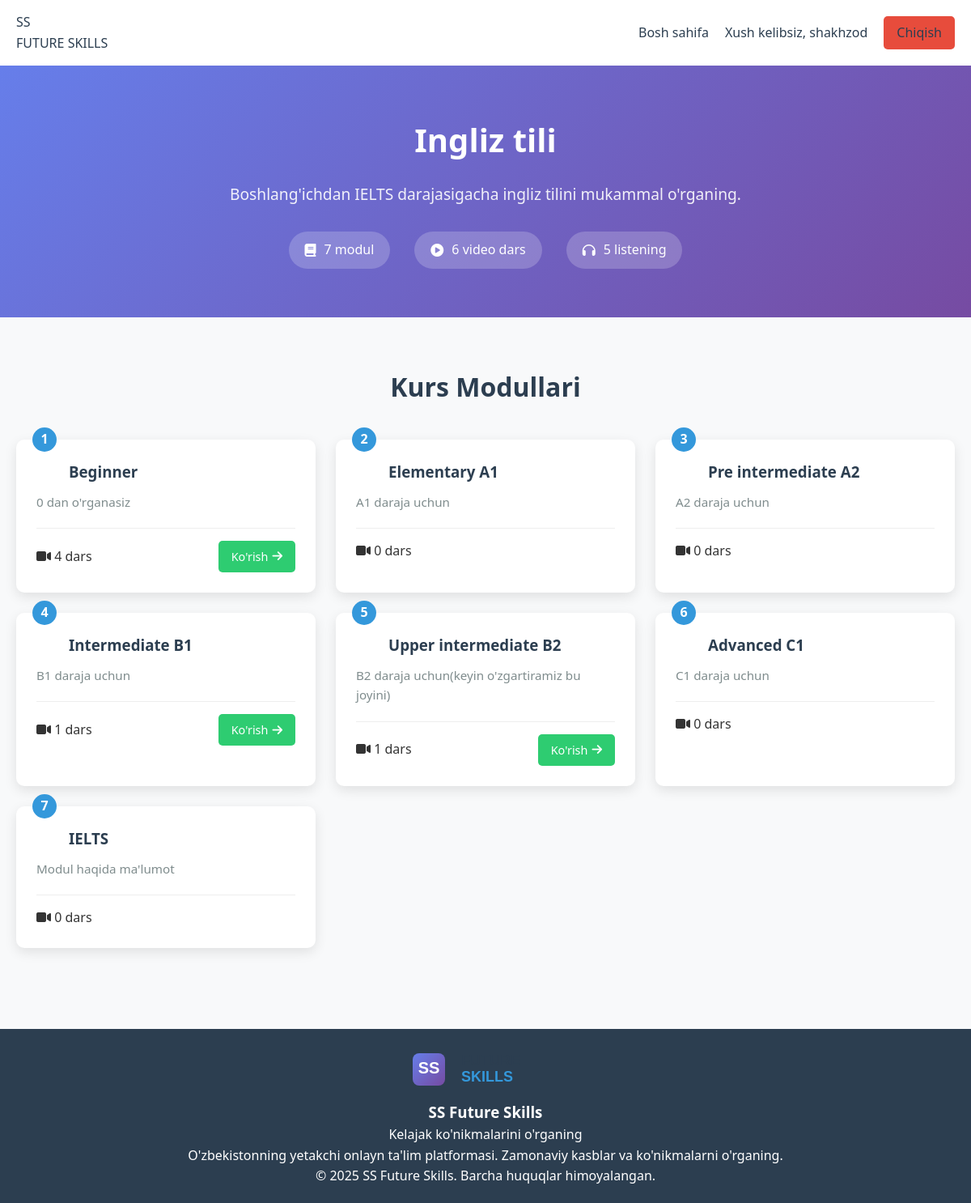
The page /course/1/ (signed in) on the database its author committed.
### courses/models.py (models this page shows, shortened)
class Course(models.Model):
    COURSE_TYPES = [
        ('english', 'Ingliz tili'),
        ('data_science', 'Data Science va Sun\'iy Intellekt'),
        ('pedagogy', 'Pedagogika'),
    ]
    name = models.CharField(max_length=200)
    description = models.TextField()
    course_type = models.CharField(max_length=50, choices=COURSE_TYPES)
    created_at = models.DateTimeField(auto_now_add=True)
    updated_at = models.DateTimeField(auto_now=True)
    is_active = models.BooleanField(default=True)

class Module(models.Model):
    course = models.ForeignKey(Course, on_delete=models.CASCADE, related_name='modules')
    title = models.CharField(max_length=200)
    description = models.TextField(blank=True)
    order = models.IntegerField(default=0)
    created_at = models.DateTimeField(auto_now_add=True)
    class Meta:
        ordering = ['order']

### courses/views.py (the view)
# urls.py: path('course/<int:course_id>/', views.course_detail, name='course_detail'),
@login_required
def course_detail(request, course_id):
    course = get_object_or_404(Course, id=course_id, is_active=True)
    modules = course.modules.all().order_by('order')
    total_video_lessons = 0
    total_listening_lessons = 0
    for module in modules:
        total_video_lessons += module.lessons.count()
        total_listening_lessons += module.listening_lessons.count()
    return render(request, 'course_detail.html', {
        'course': course,
        'modules': modules,
        'total_video_lessons': total_video_lessons,
        'total_listening_lessons': total_listening_lessons
    })

### templates/course_detail.html (shortened to what this page needs)
{% extends 'base.html' %}
{% block content %}
<div class="course-header">
    <div class="container">
        <h1>{{ course.name }}</h1>
        <p>{{ course.description }}</p>
        <div class="course-stats">
        <span><i class="fas fa-book"></i> {{ modules.count }} modul</span>
        <span><i class="fas fa-play-circle"></i> {{ total_video_lessons }} video dars</span>
        <span><i class="fas fa-headphones"></i> {{ total_listening_lessons }} listening</span>
    </div>
    </div>
</div>
<div class="modules-container">
    <div class="container">
        <h2 class="section-title">Kurs Modullari</h2>
        {% if modules %}
            <div class="modules-grid">
                {% for module in modules %}
                <div class="module-card">
                    <div class="module-number">{{ module.order }}</div>
                    <h3>{{ module.title }}</h3>
                    <p>{{ module.description|default:"Modul haqida ma'lumot" }}</p>
                    <div class="module-stats">
                        <span><i class="fas fa-video"></i> {{ module.lessons.count }} dars</span>
                        {% if module.lessons.count > 0 %}
                            <a href="{% url 'module_detail' module.id %}" class="btn-module">
                                Ko'rish <i class="fas fa-arrow-right"></i>
                            </a>
                        {% endif %}
                    </div>
                </div>
                {% endfor %}
            </div>
        {% else %}
            <div class="empty-modules">
                <i class="fas fa-book-open"></i>
                <h3>Bu kursda hali modullar mavjud emas</h3>
                <p>Tez orada modullar qo'shiladi</p>
            </div>
        {% endif %}
    </div>
</div>
{% endblock %}

### templates/base.html (shortened to what this page needs)
<!DOCTYPE html>
<html lang="uz">
<head>
    <link rel="stylesheet" href="/static/css/style.css">
    <link rel="stylesheet" href="https://cdnjs.cloudflare.com/ajax/libs/font-awesome/6.4.0/css/all.min.css">
</head>
<body>
    <header>
        <nav class="navbar">
            <div class="container">
                <a href="{% url 'home' %}" class="logo">
                    <div class="logo-minimal">
                        <span class="logo-symbol">SS</span>
                        <div class="logo-name">
                            <span class="logo-future">FUTURE</span>
                            <span class="logo-skills">SKILLS</span>
                        </div>
                    </div>
                </a>
                <div class="nav-links">
                    <a href="{% url 'home' %}">Bosh sahifa</a>
                    {% if user.is_authenticated %}
                        <span class="user-name">Xush kelibsiz, {{ user.username }}</span>
                        <a href="{% url 'logout' %}" class="btn-logout">Chiqish</a>
                    {% else %}
                        <a href="{% url 'login' %}" class="btn-login">Kirish</a>
                        <a href="{% url 'register' %}" class="btn-primary">Ro'yxatdan o'tish</a>
                    {% endif %}
                </div>
            </div>
        </nav>
    </header>
    <main>
        {% block content %}{% endblock %}
    </main>
<footer>
    <div class="container">
        <div class="footer-content">
            <div class="footer-logo">
                <div class="footer-logo-container">
                    <div class="footer-logo-icon">
                        <img src="/static/images/logo.svg" alt="SS Future Skills">
                    </div>
                    <div class="footer-logo-text">
                        <h3>SS Future Skills</h3>
                        <p>Kelajak ko'nikmalarini o'rganing</p>
                    </div>
                </div>
                <p class="footer-description">
                    O'zbekistonning yetakchi onlayn ta'lim platformasi.
                    Zamonaviy kasblar va ko'nikmalarni o'rganing.
                </p>
            </div>
        </div>
        <div class="footer-bottom">
            <p>&copy; 2025 SS Future Skills. Barcha huquqlar himoyalangan.</p>
        </div>
    </div>
</footer>
</body>
</html>

### static/css/style.css (style rules this page uses)
* { margin: 0; padding: 0; box-sizing: border-box; }
body { font-family: 'Segoe UI', Tahoma, Geneva, Verdana, sans-serif; line-height: 1.6; color: #333; background-color: #f8f9fa; }
.container { width: 100%; max-width: 1200px; margin: 0 auto; padding: 0 20px; }
.navbar { background-color: white; box-shadow: 0 2px 10px rgba(0,0,0,0.1); padding: 15px 0; }
.navbar .container { display: flex; justify-content: space-between; align-items: center; }
.logo { text-decoration: none; color: #2c3e50; }
.nav-links { display: flex; align-items: center; gap: 20px; }
.nav-links a { text-decoration: none; color: #2c3e50; font-weight: 500; }
.btn-logout { background-color: #e74c3c; color: white; padding: 8px 16px; border-radius: 5px; text-decoration: none; }
.user-name { font-weight: 500; color: #2c3e50; }
.section-title { text-align: center; font-size: 2rem; margin-bottom: 40px; color: #2c3e50; }
footer { background-color: #2c3e50; color: white; text-align: center; padding: 20px 0; margin-top: 40px; }
.course-header { background: linear-gradient(135deg, #667eea 0%, #764ba2 100%); color: white; padding: 60px 0; text-align: center; }
.course-header h1 { font-size: 2.5rem; margin-bottom: 20px; }
.course-header p { font-size: 1.2rem; max-width: 800px; margin: 0 auto 30px; opacity: 0.9; }
.course-stats { display: flex; justify-content: center; gap: 30px; margin-top: 20px; }
.course-stats span { background: rgba(255, 255, 255, 0.2); padding: 10px 20px; border-radius: 30px; display: flex; align-items: center; gap: 10px; }
.modules-container { padding: 60px 0; background-color: #f8f9fa; }
.modules-grid { display: grid; grid-template-columns: repeat(auto-fill, minmax(300px, 1fr)); gap: 25px; margin-top: 30px; }
.module-card { background: white; border-radius: 10px; padding: 25px; box-shadow: 0 5px 15px rgba(0, 0, 0, 0.1); transition: transform 0.3s, box-shadow 0.3s; position: relative; }
.module-number { position: absolute; top: -15px; left: 20px; background: #3498db; color: white; width: 30px; height: 30px; border-radius: 50%; display: flex; align-items: center; justify-content: center; font-weight: bold; }
.module-card h3 { color: #2c3e50; margin-bottom: 10px; padding-left: 40px; }
.module-card p { color: #7f8c8d; margin-bottom: 20px; font-size: 0.95rem; }
.module-stats { display: flex; justify-content: space-between; align-items: center; border-top: 1px solid #eee; padding-top: 15px; }
.btn-module { background-color: #2ecc71; color: white; padding: 8px 16px; border-radius: 5px; text-decoration: none; font-size: 0.9rem; display: inline-flex; align-items: center; gap: 5px; }

### rows shown on the page
Course: name "Ingliz tili", description "Boshlang'ichdan IELTS darajasigacha ingliz tilini mukammal o'rganing."
Module: order "1", title "Beginner", description "0 dan o'rganasiz", lessons.count "4", shows "Ko'rish"
Module: order "2", title "Elementary A1", description "A1 daraja uchun", lessons.count "0"
Module: order "3", title "Pre intermediate A2", description "A2 daraja uchun", lessons.count "0"
Module: order "4", title "Intermediate B1", description "B1 daraja uchun", lessons.count "1", shows "Ko'rish"
Module: order "5", title "Upper intermediate B2", description "B2 daraja uchun(keyin o'zgartiramiz bu joyini)", lessons.count "1", shows "Ko'rish"
Module: order "6", title "Advanced C1", description "C1 daraja uchun", lessons.count "0"
Module: order "7", title "IELTS", description "Modul haqida ma'lumot", lessons.count "0"

### other values the page prints
{{ user.username }} "shakhzod"
{{ modules.count }} "7"
{{ total_video_lessons }} "6"
{{ total_listening_lessons }} "5"
